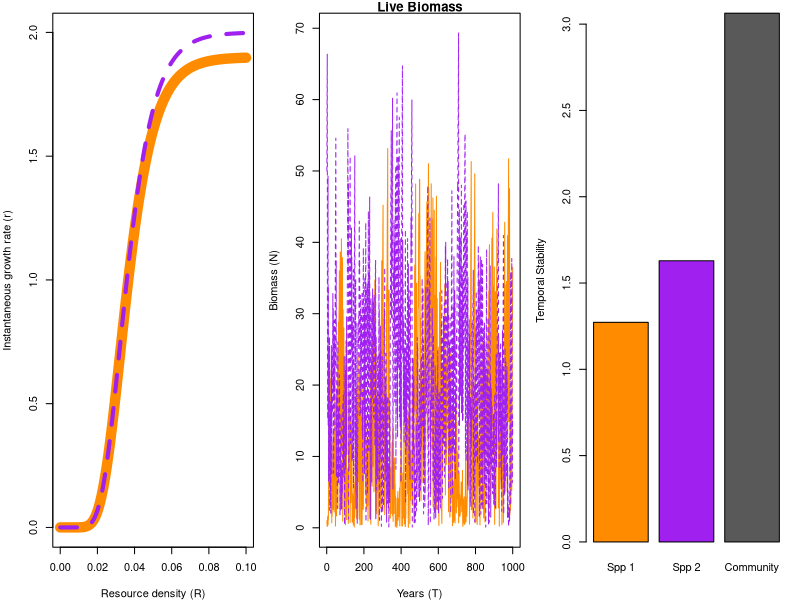
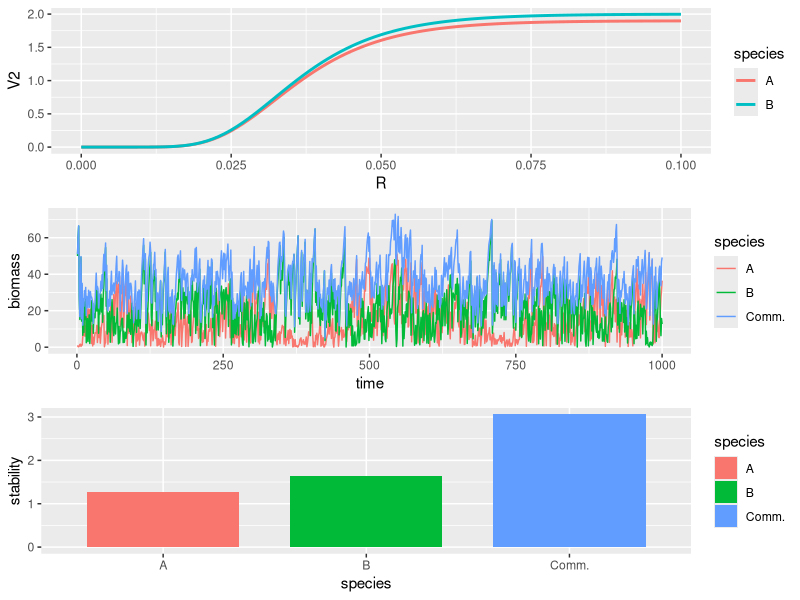

Source code (R) for these figures, in order:
#~~~~~~~~~~~~~~~~~~~~~~~~~~~~~~~~~~~~~~~~~~~~~~~~~~~~~~~~~~~~~~~~#
## Semi-discrete temporal storage effect model of two species   ## 
## coexisting on one essential resource                         ##
#~~~~~~~~~~~~~~~~~~~~~~~~~~~~~~~~~~~~~~~~~~~~~~~~~~~~~~~~~~~~~~~~#

####
#### 11/4/2014
#### atredenn@gmail.com
####

# species "split" themselves between a dormant, low-mortaility stage (D) and a higher mortality, high growth stage (N)
# the single resource is R
# There are two sources of variability: an environmental cue that drives the storage effect, and resource variability

# clear the workspace
rm(list=ls())

####
#### Load relevant libraries
####
library(deSolve)
library(mvtnorm)
library(ggplot2)
library(reshape2)
library(gridExtra)

####
#### Parameters
####
maxTime <- 1000 #simulation run time
c <- c(1,1) #not used for now, could be a "cost" parameter for biomass storage
b <- c(0.5, 0.5) #also not used, could be assimilation efficiency
mD <- c(0.0001, 0.0001) #dormant state continuous death rate
r <- c(1.9, 2) #live state intrinsic growth rates
K2 <- c(100, 100) #rate of approaching max growth rate
K <- c(25,25) #offset for growth rate function
mN <- c(0.1, 0.1) #live state continuous death rate
a <- 0.5 #resource turnover rate
S <- 10 #average resource supply rate
sVar <- 5 #resource supply rate variability
sigE <- 5 #environmental cue variability
rho <- -1 #environmental cue correlation between species
Rmu <- 2
Rsd <- 0

####
#### Model function
####
#continuous model
updateDNR <- function(t, DNR, parms){
  with(as.list(c(DNR, parms)), {
    dD1dt = -(mD[1]*D1)
    dD2dt = -(mD[2]*D2)
    dN1dt = N1*(r[1]*exp(-K[1]*(exp(-K2[1]*R)))) - mN[1]*N1
    dN2dt = N2*(r[2]*exp(-K[2]*(exp(-K2[2]*R)))) - mN[2]*N2
    dRdt = a*(S-R) - ((N1*(r[1]*exp(-K[1]*(exp(-K2[1]*R))))) + (N2*(r[2]*exp(-K[2]*(exp(-K2[2]*R))))))
    list(c(dD1dt, dD2dt, dN1dt, dN2dt, dRdt)) #output
  })
}

#discrete model: pulses of N-D transitions (difference equations)
gfun <- function(t, y, parms){
  with (as.list(y),{
    g1 <- gVec1[t]
    g2 <- gVec2[t]
    D1 <- D1 - (N1+D1)*g1 + N1
    D2 <- D2 - (N2+D2)*g2 + N2
    N1 <- 0+(N1+D1)*g1
    N2 <- 0+(N2+D2)*g2
    R <- Rnow[t]
    return(c(D1, D2, N1, N2, R))
  })
}


####
#### Simulate model
####
#function for transition fraction time series
getG <- function(sigE, rho, nTime){
  varcov <- matrix(c(sigE, rho*sigE, rho*sigE, sigE), 2, 2)
  e <- rmvnorm(n = nTime, mean = c(0,0), sigma = varcov)
  g <- exp(e) / (1+exp(e))
  return(g)
}
gVec <- getG(sigE = sigE, rho = rho, nTime = maxTime)
gVec1 <- gVec[,1]
gVec2 <- gVec[,2]

Rnow <- rlnorm(maxTime, Rmu, Rsd)
  
simTime <- seq(1,maxTime,by=1)
parms <- list(
  c = c,
  b = b,
  mD = mD,
  r = r,
  K = K,
  mN = mN, 
  a = a,
  S = S
)
DNR <- c(D=c(1,50), N=c(1,50),R=1) #initial conditions

#run the model
output = as.data.frame(ode(y = DNR, times = simTime, func = updateDNR,
                           parms = parms, events = list(func = gfun, times=simTime)))


####
#### Plot results
####
par(mfrow=c(1,3),mar=c(4,4,1,1))
R <- seq(0,0.1,0.001)
getR <- function(r, R, K){
  out1 <- (r[1]*exp(-K[1]*(exp(-K2[1]*R))))
  out2 <- (r[2]*exp(-K[2]*(exp(-K2[2]*R)))) 
  return(cbind(out1, out2))
}
tmp<-getR(r, R, K)
matplot(R, tmp, type="l", col=c("darkorange", "purple"), lty=c(1,2), 
        ylab="Instantaneous growth rate (r)", xlab="Resource density (R)", lwd=c(10,4))

matplot(simTime, output[,4:5], type="l", main="Live Biomass", 
        col=c("darkorange", "purple"), xlab="Years (T)", ylab="Biomass (N)")

# matplot(simTime, output[,2:3], type="l", main="Dormant Biomass", 
#         col=c("darkorange", "purple"), xlab="Years (T)", ylab="Biomass (D)")

ts <- c((mean(output[,4])/sd(output[,4])), 
         (mean(output[,5])/sd(output[,5])), 
         (mean(output[,4]+output[,5])/sd(output[,4]+output[,5])))
barplot(ts, names.arg = c("Spp 1", "Spp 2", "Community"), ylab="Temporal Stability", col=c("darkorange", "purple", "grey35"))

synch <- var(output[,4]+output[,5])/(sd(output[,4])+sd(output[,5]))^2
synch

growth_rate <- as.data.frame(rbind(cbind(R, tmp[,1]), cbind(R, tmp[,2])))
growth_rate$species <- c(rep("A", length(R)), rep("B", length(R)))

out_mod <- data.frame(time = rep(simTime, 3),
                      species = c(rep("A", maxTime), rep("B", maxTime), rep("Comm.", maxTime)),
                      biomass = c(output[,4], output[,5], output[,4]+output[,5]))

ts_df <- data.frame(species=c("A", "B", "Comm."),
                    stability=ts)

g1 <- ggplot(growth_rate, aes(x=R, y=V2, color=species))+
  geom_line(size=1)
g2 <- ggplot(out_mod, aes(x=time, y=biomass, color=species))+
  geom_line()
g3 <- ggplot(ts_df, aes(x=species, y=stability, fill=species))+
  geom_bar(stat = "identity", width=0.75)
g_all <- grid.arrange(g1, g2, g3, ncol=1)


# # plot the growth rate functions for each species
# R <- seq(0,1,0.01)
# getR <- function(r, R, K){
#   out1 <- r[1]*R/(K[1]+R)
#   out2 <- r[2]*R/(K[2]+R)  
#   return(cbind(out1, out2))
# }
# tmp<-getR(r, R, K)
# matplot(R, tmp, type="l", col=c("darkorange", "purple"), 
#         ylab="Intrinsic growth rate (r)", xlab="Resource density (R)")
